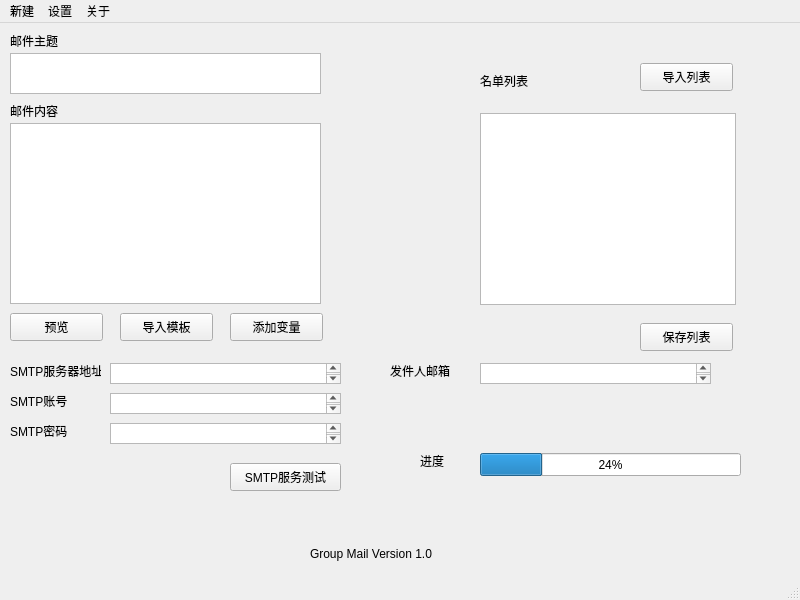
<?xml version="1.0" encoding="UTF-8"?>
<ui version="4.0">
 <class>MainWindow</class>
 <widget class="QMainWindow" name="MainWindow">
  <property name="geometry">
   <rect>
    <x>0</x>
    <y>0</y>
    <width>800</width>
    <height>600</height>
   </rect>
  </property>
  <property name="windowTitle">
   <string>MainWindow</string>
  </property>
  <widget class="QWidget" name="centralwidget">
   <widget class="QTextEdit" name="textEdit">
    <property name="geometry">
     <rect>
      <x>10</x>
      <y>100</y>
      <width>311</width>
      <height>181</height>
     </rect>
    </property>
   </widget>
   <widget class="QLabel" name="label">
    <property name="geometry">
     <rect>
      <x>310</x>
      <y>490</y>
      <width>191</width>
      <height>81</height>
     </rect>
    </property>
    <property name="text">
     <string>Group Mail Version 1.0</string>
    </property>
   </widget>
   <widget class="QTextEdit" name="textEdit_2">
    <property name="geometry">
     <rect>
      <x>10</x>
      <y>30</y>
      <width>311</width>
      <height>41</height>
     </rect>
    </property>
   </widget>
   <widget class="QLabel" name="label_2">
    <property name="geometry">
     <rect>
      <x>10</x>
      <y>10</y>
      <width>72</width>
      <height>15</height>
     </rect>
    </property>
    <property name="text">
     <string>邮件主题</string>
    </property>
   </widget>
   <widget class="QLabel" name="label_3">
    <property name="geometry">
     <rect>
      <x>10</x>
      <y>80</y>
      <width>72</width>
      <height>15</height>
     </rect>
    </property>
    <property name="text">
     <string>邮件内容</string>
    </property>
   </widget>
   <widget class="QPushButton" name="pushButton">
    <property name="geometry">
     <rect>
      <x>10</x>
      <y>290</y>
      <width>93</width>
      <height>28</height>
     </rect>
    </property>
    <property name="text">
     <string>预览</string>
    </property>
   </widget>
   <widget class="QPushButton" name="pushButton_2">
    <property name="geometry">
     <rect>
      <x>120</x>
      <y>290</y>
      <width>93</width>
      <height>28</height>
     </rect>
    </property>
    <property name="text">
     <string>导入模板</string>
    </property>
   </widget>
   <widget class="QPushButton" name="pushButton_3">
    <property name="geometry">
     <rect>
      <x>230</x>
      <y>290</y>
      <width>93</width>
      <height>28</height>
     </rect>
    </property>
    <property name="text">
     <string>添加变量</string>
    </property>
   </widget>
   <widget class="QTableView" name="tableView">
    <property name="geometry">
     <rect>
      <x>480</x>
      <y>90</y>
      <width>256</width>
      <height>192</height>
     </rect>
    </property>
   </widget>
   <widget class="QLabel" name="label_4">
    <property name="geometry">
     <rect>
      <x>480</x>
      <y>50</y>
      <width>72</width>
      <height>15</height>
     </rect>
    </property>
    <property name="text">
     <string>名单列表</string>
    </property>
   </widget>
   <widget class="QPushButton" name="pushButton_4">
    <property name="geometry">
     <rect>
      <x>640</x>
      <y>40</y>
      <width>93</width>
      <height>28</height>
     </rect>
    </property>
    <property name="text">
     <string>导入列表</string>
    </property>
   </widget>
   <widget class="QPushButton" name="pushButton_5">
    <property name="geometry">
     <rect>
      <x>640</x>
      <y>300</y>
      <width>93</width>
      <height>28</height>
     </rect>
    </property>
    <property name="text">
     <string>保存列表</string>
    </property>
   </widget>
   <widget class="QLabel" name="label_5">
    <property name="geometry">
     <rect>
      <x>10</x>
      <y>340</y>
      <width>91</width>
      <height>16</height>
     </rect>
    </property>
    <property name="text">
     <string>SMTP服务器地址</string>
    </property>
   </widget>
   <widget class="QLabel" name="label_6">
    <property name="geometry">
     <rect>
      <x>10</x>
      <y>370</y>
      <width>72</width>
      <height>15</height>
     </rect>
    </property>
    <property name="text">
     <string>SMTP账号</string>
    </property>
   </widget>
   <widget class="QLabel" name="label_7">
    <property name="geometry">
     <rect>
      <x>10</x>
      <y>400</y>
      <width>72</width>
      <height>15</height>
     </rect>
    </property>
    <property name="text">
     <string>SMTP密码</string>
    </property>
   </widget>
   <widget class="QPushButton" name="pushButton_6">
    <property name="geometry">
     <rect>
      <x>230</x>
      <y>440</y>
      <width>111</width>
      <height>28</height>
     </rect>
    </property>
    <property name="text">
     <string>SMTP服务测试</string>
    </property>
   </widget>
   <widget class="QLabel" name="label_8">
    <property name="geometry">
     <rect>
      <x>390</x>
      <y>340</y>
      <width>81</width>
      <height>16</height>
     </rect>
    </property>
    <property name="text">
     <string>发件人邮箱</string>
    </property>
   </widget>
   <widget class="QTextBrowser" name="textBrowser">
    <property name="geometry">
     <rect>
      <x>110</x>
      <y>340</y>
      <width>231</width>
      <height>21</height>
     </rect>
    </property>
   </widget>
   <widget class="QTextBrowser" name="textBrowser_2">
    <property name="geometry">
     <rect>
      <x>110</x>
      <y>370</y>
      <width>231</width>
      <height>21</height>
     </rect>
    </property>
   </widget>
   <widget class="QTextBrowser" name="textBrowser_3">
    <property name="geometry">
     <rect>
      <x>110</x>
      <y>400</y>
      <width>231</width>
      <height>21</height>
     </rect>
    </property>
   </widget>
   <widget class="QTextBrowser" name="textBrowser_4">
    <property name="geometry">
     <rect>
      <x>480</x>
      <y>340</y>
      <width>231</width>
      <height>21</height>
     </rect>
    </property>
   </widget>
   <widget class="QProgressBar" name="progressBar">
    <property name="geometry">
     <rect>
      <x>480</x>
      <y>430</y>
      <width>261</width>
      <height>23</height>
     </rect>
    </property>
    <property name="value">
     <number>24</number>
    </property>
   </widget>
   <widget class="QLabel" name="label_9">
    <property name="geometry">
     <rect>
      <x>420</x>
      <y>430</y>
      <width>41</width>
      <height>16</height>
     </rect>
    </property>
    <property name="text">
     <string>进度</string>
    </property>
   </widget>
  </widget>
  <widget class="QMenuBar" name="menubar">
   <property name="geometry">
    <rect>
     <x>0</x>
     <y>0</y>
     <width>800</width>
     <height>26</height>
    </rect>
   </property>
   <widget class="QMenu" name="menu">
    <property name="title">
     <string>新建</string>
    </property>
    <addaction name="action"/>
   </widget>
   <widget class="QMenu" name="menu_2">
    <property name="title">
     <string>设置</string>
    </property>
    <addaction name="actionSMTP"/>
    <addaction name="actionPOP3"/>
   </widget>
   <widget class="QMenu" name="menu_3">
    <property name="title">
     <string>关于</string>
    </property>
    <addaction name="action_2"/>
    <addaction name="action_3"/>
   </widget>
   <addaction name="menu"/>
   <addaction name="menu_2"/>
   <addaction name="menu_3"/>
  </widget>
  <widget class="QStatusBar" name="statusbar"/>
  <action name="action">
   <property name="text">
    <string>导入收件人列表</string>
   </property>
  </action>
  <action name="actionSMTP">
   <property name="text">
    <string>SMTP服务器设置</string>
   </property>
  </action>
  <action name="actionPOP3">
   <property name="text">
    <string>POP3服务器设置</string>
   </property>
  </action>
  <action name="action_2">
   <property name="text">
    <string>更新版本</string>
   </property>
  </action>
  <action name="action_3">
   <property name="text">
    <string>关于我们</string>
   </property>
  </action>
 </widget>
 <resources/>
 <connections/>
</ui>
